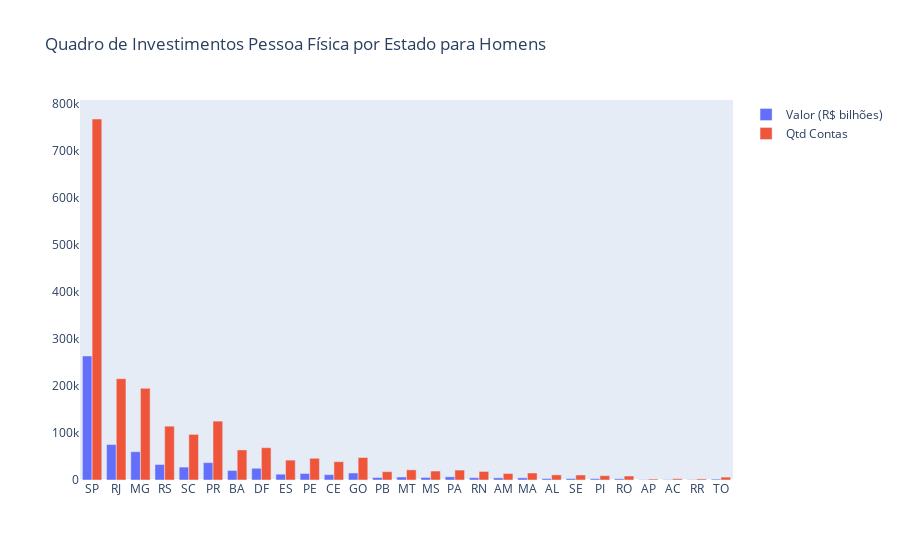
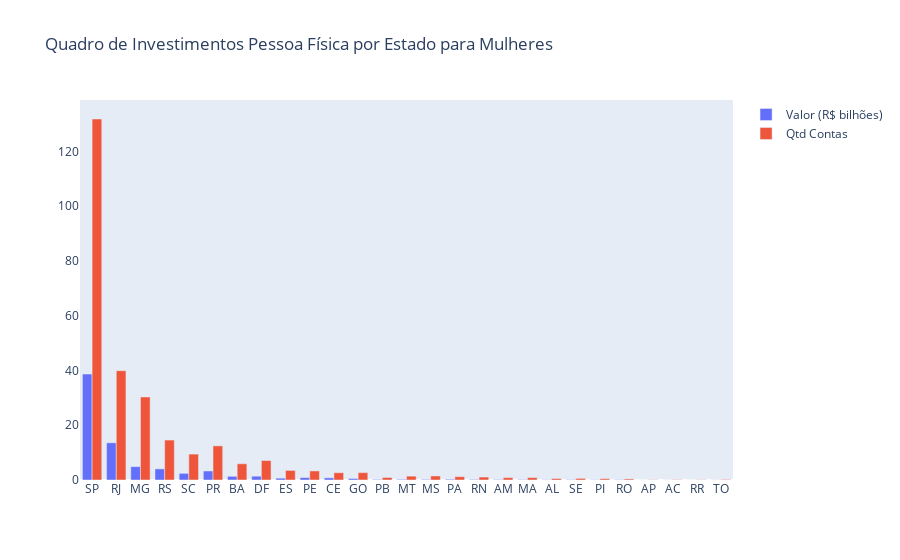

Here is the notebook cell these charts were saved with, in order:
### Code cell
homem = perfil_genero.genero == 'homem'
mulher = perfil_genero.genero == 'mulher'

fig1 = go.Figure(data=[
    go.Bar(name='Valor (R$ bilhões)', x=perfil_genero[homem].uf, y=perfil_genero[homem].valor),
    go.Bar(name='Qtd Contas', x=perfil_genero[homem].uf, y=perfil_genero[homem].qtd_contas)
])

fig1.update_layout(barmode='group', xaxis_showgrid=False, yaxis_showgrid=False,
                    title = 'Quadro de Investimentos Pessoa Física por Estado de Homens')
fig1.show()

fig2 = go.Figure(data=[
    go.Bar(name='Valor (R$ bilhões)', x=perfil_genero[homem].uf, y=perfil_genero[mulher].valor),
    go.Bar(name='Qtd Contas', x=perfil_genero[homem].uf, y=perfil_genero[mulher].qtd_contas)
])

fig2.update_layout(barmode='group', xaxis_showgrid=False, yaxis_showgrid=False,
                    title = 'Quadro de Investimentos Pessoa Física por Estado de Mulheres')
fig2.show()

### Figure 1 — Plotly figure (JSON) as saved in the notebook; plotly's stock layout.template omitted (floating-point values rounded to 4 significant figures)
{"data": [{"name": "Valor (R$ bilhões)", "type": "bar", "x": ["SP", "RJ", "MG", "RS", "SC", "PR", "BA", "DF", "ES", "PE", "CE", "GO", "PB", "MT", "MS", "PA", "RN", "AM", "MA", "AL", "SE", "PI", "RO", "AP", "AC", "RR", "TO"], "y": [263644, 75442, 60124, 32959, 27453, 36973, 20292, 24934, 12346, 13861, 11405, 14905, 5239, 6441, 5430, 6781, 4905, 4578, 4600, 3104, 3093, 2781, 2619, 682, 892, 773, 1909]}, {"name": "Qtd Contas", "type": "bar", "x": ["SP", "RJ", "MG", "RS", "SC", "PR", "BA", "DF", "ES", "PE", "CE", "GO", "PB", "MT", "MS", "PA", "RN", "AM", "MA", "AL", "SE", "PI", "RO", "AP", "AC", "RR", "TO"], "y": [767395, 215356, 194794, 114403, 96972, 125136, 63924, 68677, 42308, 46174, 38909, 47754, 17753, 21573, 19074, 21125, 18166, 13822, 14868, 10936, 10652, 9226, 8451, 2101, 2749, 2366, 6146]}], "layout": {"barmode": "group", "title": {"text": "Quadro de Investimentos Pessoa Física por Estado para Homens"}, "xaxis": {"showgrid": false}, "yaxis": {"showgrid": false}}}

### Figure 2 — Plotly figure (JSON) as saved in the notebook; plotly's stock layout.template omitted (floating-point values rounded to 4 significant figures)
{"data": [{"name": "Valor (R$ bilhões)", "type": "bar", "x": ["SP", "RJ", "MG", "RS", "SC", "PR", "BA", "DF", "ES", "PE", "CE", "GO", "PB", "MT", "MS", "PA", "RN", "AM", "MA", "AL", "SE", "PI", "RO", "AP", "AC", "RR", "TO"], "y": [38.69, 13.59, 4.887, 4.062, 2.433, 3.29, 1.352, 1.396, 0.6676, 0.882, 0.7931, 0.5511, 0.2005, 0.234, 0.192, 0.2636, 0.1975, 0.1622, 0.1501, 0.09203, 0.1175, 0.08693, 0.1045, 0.01382, 0.02937, 0.01534, 0.03692]}, {"name": "Qtd Contas", "type": "bar", "x": ["SP", "RJ", "MG", "RS", "SC", "PR", "BA", "DF", "ES", "PE", "CE", "GO", "PB", "MT", "MS", "PA", "RN", "AM", "MA", "AL", "SE", "PI", "RO", "AP", "AC", "RR", "TO"], "y": [131.9, 39.92, 30.32, 14.6, 9.465, 12.47, 5.921, 7.116, 3.502, 3.311, 2.66, 2.691, 0.9245, 1.408, 1.477, 1.204, 1.078, 0.867, 0.8738, 0.5469, 0.5894, 0.481, 0.3901, 0.09496, 0.1282, 0.09505, 0.2032]}], "layout": {"barmode": "group", "title": {"text": "Quadro de Investimentos Pessoa Física por Estado para Mulheres"}, "xaxis": {"showgrid": false}, "yaxis": {"showgrid": false}}}
